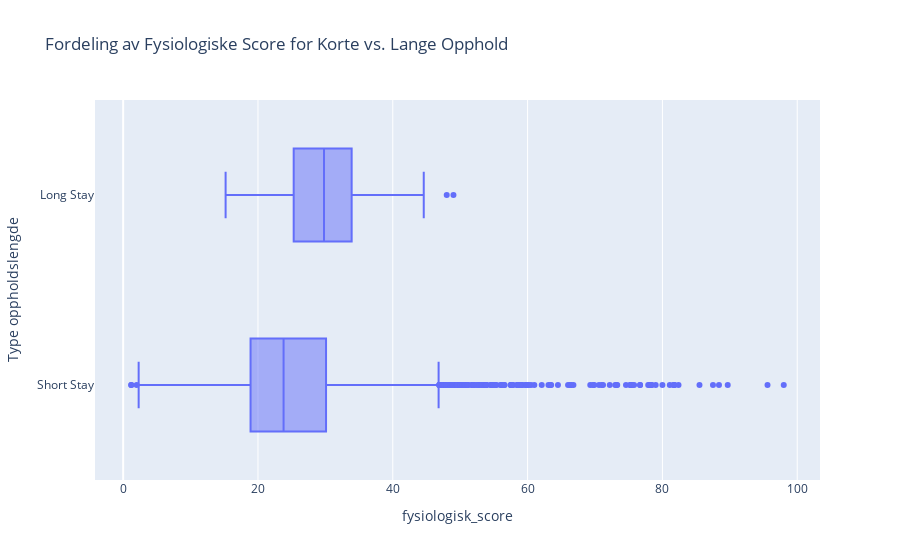

Notebook cell for this chart:
### Code cell
fig = px.box(combined_stays, y='stay_type', x='fysiologisk_score',
             title="Fordeling av Fysiologiske Score for Korte vs. Lange Opphold",
             labels={'stay_type': 'Type oppholdslengde', 'fysiologisk score': 'Fysiologisk score'})
fig.show()

### Figure 1 — Plotly figure (JSON) as saved in the notebook; plotly's stock layout.template omitted (floating-point values rounded to 4 significant figures; data arrays with more than 128 entries replaced by an {"elided": "..."} marker saying what was removed)
{"data": [{"alignmentgroup": "True", "hovertemplate": "fysiologisk_score=%{x}<br>Type oppholdslengde=%{y}<extra></extra>", "legendgroup": "", "marker": {"color": "#636efa"}, "name": "", "notched": false, "offsetgroup": "", "orientation": "h", "showlegend": false, "type": "box", "x": {"elided": "5413 float values"}, "x0": " ", "xaxis": "x", "y": {"elided": "5413 str values"}, "y0": " ", "yaxis": "y"}], "layout": {"boxmode": "group", "legend": {"tracegroupgap": 0}, "title": {"text": "Fordeling av Fysiologiske Score for Korte vs. Lange Opphold"}, "xaxis": {"anchor": "y", "domain": [0, 1], "title": {"text": "fysiologisk_score"}}, "yaxis": {"anchor": "x", "domain": [0, 1], "title": {"text": "Type oppholdslengde"}}}}
